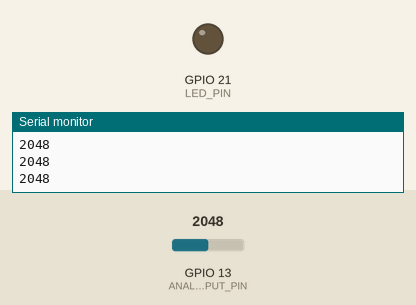
A sketch run on a simulated ESP32. Shown: output pins drawn as LEDs (lit = HIGH), the last lines printed to the serial monitor. The test bench sets the inputs (shaded band); at power-on: GPIO 13 (ANALOG_INPUT_PIN) = 2048.

Above: at 1.2 s.
1.3 s: GPIO 13 (ANALOG_INPUT_PIN) set to 1069
2.8 s: GPIO 13 (ANALOG_INPUT_PIN) set to 963
At 3.5 s:
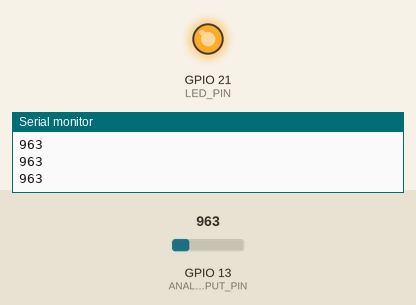
4.3 s: GPIO 13 (ANALOG_INPUT_PIN) set to 1040
At 4.8 s:
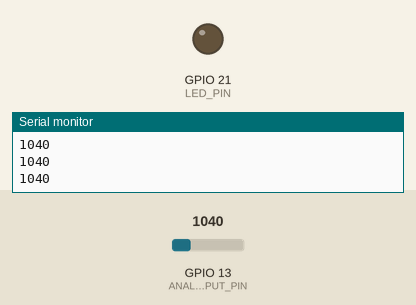
5.8 s: GPIO 13 (ANALOG_INPUT_PIN) set to 960
At 7.1 s:
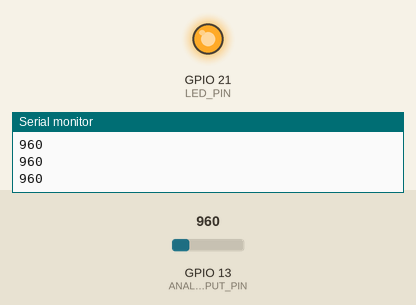
Timing chart, 0 to 8.3 s (numbered marks = the images above; inputs shaded):
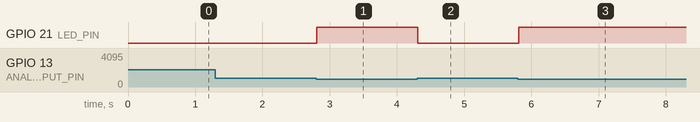

Measured:
- the behaviour switches between 1000 and 999 on GPIO 13 (ANALOG_INPUT_PIN) (found by bisection; images 0 and 1)
- after the input at 2.8 s, GPIO 21 (LED_PIN): LOW → HIGH at once
- after the input at 4.3 s, GPIO 21 (LED_PIN): HIGH → LOW at once
- after the input at 5.8 s, GPIO 21 (LED_PIN): LOW → HIGH at once

The sketch:

esp32_ir-senso-to-led.ino
```cpp
// IR sensor to LED

#define ANALOG_INPUT_PIN 13
#define LED_PIN 21

// max value: 4095 - 12 bits

void setup() {
  pinMode(ANALOG_INPUT_PIN, INPUT);

  pinMode(LED_PIN, OUTPUT);

  Serial.begin(9600);
}

void loop() {
  int inputVal = analogRead(ANALOG_INPUT_PIN);
  Serial.println(inputVal);

  if(inputVal < 1000){
    digitalWrite(LED_PIN, HIGH);
  }else{
    digitalWrite(LED_PIN, LOW);
  }
}
```
